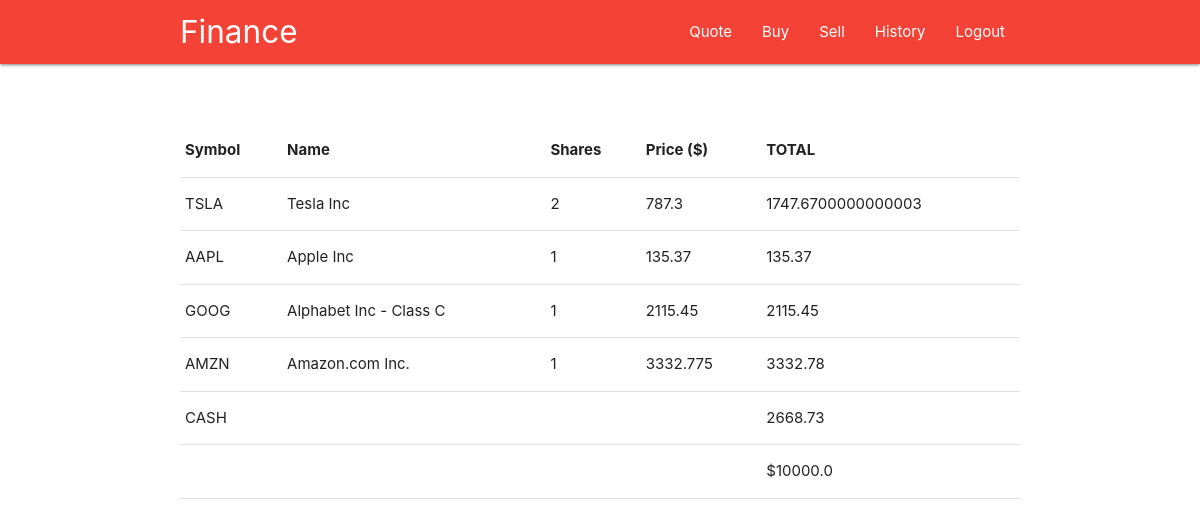
The page / (signed in) on the database its author committed.
### main/models.py (models this page shows, shortened)
class Share(models.Model):
    user = models.ForeignKey(User, related_name="share", on_delete=models.CASCADE)
    symbol = models.CharField(max_length=64)
    name = models.CharField(max_length=64)
    no_of_share = models.IntegerField(default=0)
    price = models.FloatField(default=0)
    total = models.FloatField(default=0)

### main/views.py (the view)
# urls.py: path("", views.index, name="index"),
@login_required(login_url='login')
def index(request):
    shares = Share.objects.filter(user=request.user)
    spent = 0
    for share in shares:
        spent += share.total
    left = round(request.user.cash, 2)
    total = round(spent + left, 2)
    return render(request, "main/index.html", {
        "shares": shares,
        "left": left,
        "total": total
    })

### main/templates/main/index.html (shortened to what this page needs)
{% extends 'main/layout.html' %}
{% load static %}
{% block body %}
<div class="container">
    <div class="empty"></div>
    <table class="highlight">
        <thead>
            <tr>
                <th>Symbol</th>
                <th>Name</th>
                <th>Shares</th>
                <th>Price ($)</th>
                <th>TOTAL</th>
            </tr>
        </thead>
        <tfoot>
            <tr>
                <td colspan="4"></td>
                <td class="bold">${{ total }}</td>
            </tr>
        </tfoot>
        <tbody>
            {% for share in shares %}
            <tr>
                <td>{{ share.symbol }}</td>
                <td>{{ share.name }}</td>
                <td>{{ share.no_of_share }}</td>
                <td>{{ share.price }}</td>
                <td>{{ share.total }}</td>
            </tr>
            {% endfor %}
            <tr>
                <td>CASH</td>
                <td></td>
                <td></td>
                <td></td>
                <td>{{ left }}</td>
            </tr>
        </tbody>
    </table>
</div>
{% endblock body %}

### main/static/main/styles.css (style rules this page uses)
:root { --primary: #f44336; }
.empty { height: 60px; }

### rows shown on the page
Share: symbol "TSLA", name "Tesla Inc", no_of_share "2", price "787.3", total "1747.6700000000003"
Share: symbol "AAPL", name "Apple Inc", no_of_share "1", price "135.37", total "135.37"
Share: symbol "GOOG", name "Alphabet Inc - Class C", no_of_share "1", price "2115.45", total "2115.45"
Share: symbol "AMZN", name "Amazon.com Inc.", no_of_share "1", price "3332.775", total "3332.78"

### other values the page prints
{{ total }} "10000.0"
{{ left }} "2668.73"
